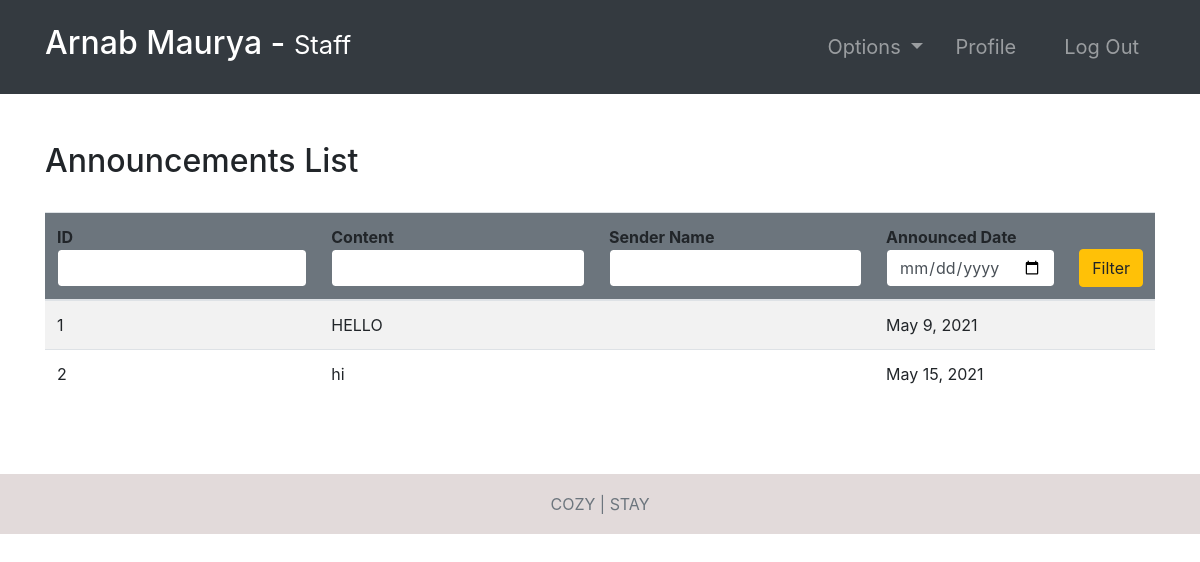
Page /announcements/ (signed in) on the committed database.
### hotel/models.py (models this page shows, shortened)
class Announcement(models.Model):
    content = models.TextField()
    sender = models.ForeignKey(Employee, null=True, on_delete=models.CASCADE)
    date = models.DateField(default=timezone.now)

### hotel/views.py (the view, shortened to what this page needs)
# urls.py: path('announcements/', announcements, name="announcements"),
@ login_required(login_url='login')
def announcements(request):
    role = str(request.user.groups.all()[0])
    path = role + "/"
    announcements = Announcement.objects.all()
    context = {
        "role": role,
        'announcements': announcements
    }
    return render(request, path + "announcements.html", context)

### Templates/staff/announcements.html
{% extends '../index.html' %}
{% block context %}
{% include '../common_pages/authorized-announcements.html' %}
{% endblock %}

### Templates/incs/nav.html (shortened to what this page needs)
<nav class="navbar navbar-dark bg-dark navbar-expand-lg py-3 " role="navigation">
    <div class="container">
        <a href="" class="navbar-brand">
            <h2 class="text-capitalize">
                {{ request.user.first_name }} {{ request.user.last_name }} -
                <small>
                    {{ role }}
                </small>
            </h2>
        </a>
        <div class="collapse navbar-collapse" id="navbarTags">
            <ul class="navbar-nav ml-auto">
                <li class="nav-item dropdown p-2">
                    <a class="nav-link dropdown-toggle" href="#" id="navbarDropdown" role="button"
                        data-toggle="dropdown" aria-haspopup="true" aria-expanded="false">
                        Options
                    </a>
                </li>
                <li class="nav-item mr-3 p-2">
                    {% if role == 'staff' or role == 'receptionist' or role == 'admin' or role == 'manager' %}
                    <a href="{% url 'employee-profile' user.id %}" class="nav-link">Profile</a>
                    {% endif %}
                </li>
                <li class="nav-item p-2 ">
                    <a href="{% url 'logout' %}" class="nav-link">Log Out</a>
                </li>
            </ul>
        </div>
    </div>
</nav>

### Templates/common_pages/authorized-announcements.html (shortened to what this page needs)
<div class="container py-5">
    <div class="table-header row">
        <div class="col-sm-12 col-md-12 col-lg-4 mb-4">
            <h2>Announcements List</h2>
        </div>
    </div>
    <table class="table table-hover table-striped">
        <thead class="bg-secondary rounded">
            <tr>
                <form action="" method="POST">
                    <th>ID<input type="number" name="id" value="{{id}}" class="form-control border border-secondary">
                    </th>
                    <th>Content<input type="text" name="content" value="{{content}}"
                            class="form-control border border-secondary"></th>
                    <th>Sender Name<input type="text" name="name" value="{{name}}"
                            class="form-control border border-secondary"></th>
                    <th>Announced Date<input type="date" class="form-control border border-secondary" name="date"
                            value="{{date}}"></th>
                    <th><button type="submit" name="filter" class="btn btn-warning w-100">Filter</button></th>
                </form>
            </tr>
        </thead>
        <tbody>
            {% for announcement in announcements %}
            <tr>
                <td>{{announcement.id}}</td>
                <td>{{announcement.content}}</td>
                <td>{{announcement.sender.user.first_name}} {{announcement.sender.user.last_name}}</td>
                <td>{{announcement.date}}</td>
                {% if role == "manager" or role == "admin" %}
                <td> <a href="{% url 'deleteAnnouncement' announcement.id %}"
                        class="btn btn-sm btn-danger px-3">Delete</a> </td>
                {% else %}
                <td></td>
                {% endif %}
            </tr>
            {% endfor %}
        </tbody>
    </table>
</div>

### static/css/main.css (style rules this page uses)
* { margin: 0; padding: 0; -webkit-font-smoothing: antialiased; }
body { position: relative; }
nav .nav-item { font-size: 20px; }

### rows in the picture
Announcement: id "1", content "HELLO", date "May 9, 2021"
Announcement: id "2", content "hi", date "May 15, 2021"

### other values in the picture
{{ request.user.first_name }} "Arnab"
{{ request.user.last_name }} "Maurya"
{{ role }} "Staff"
